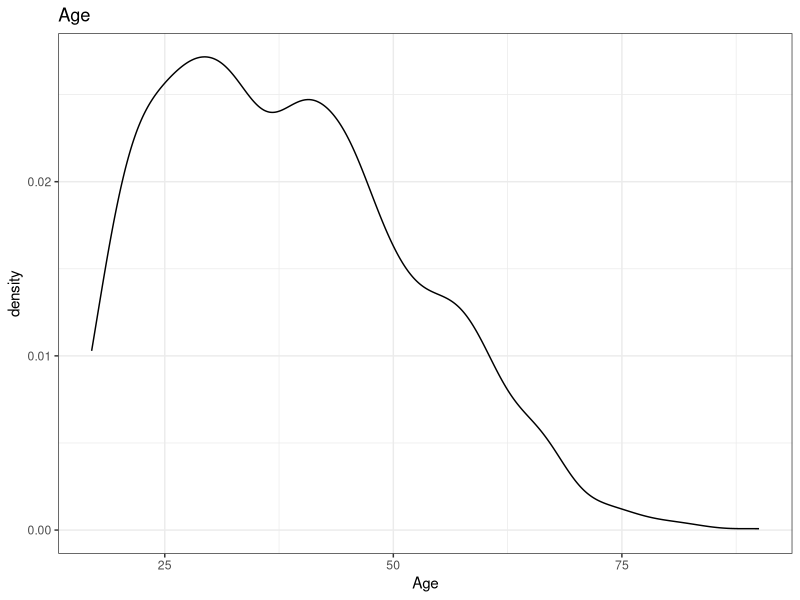
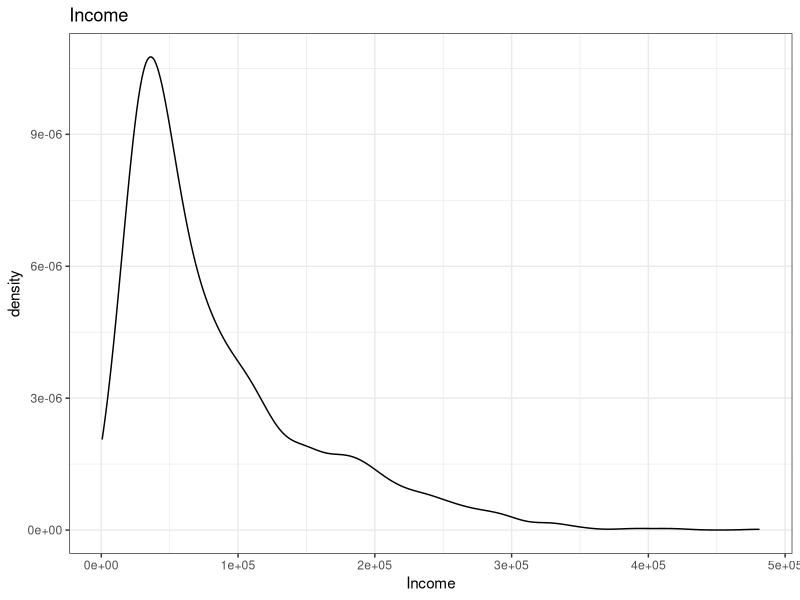
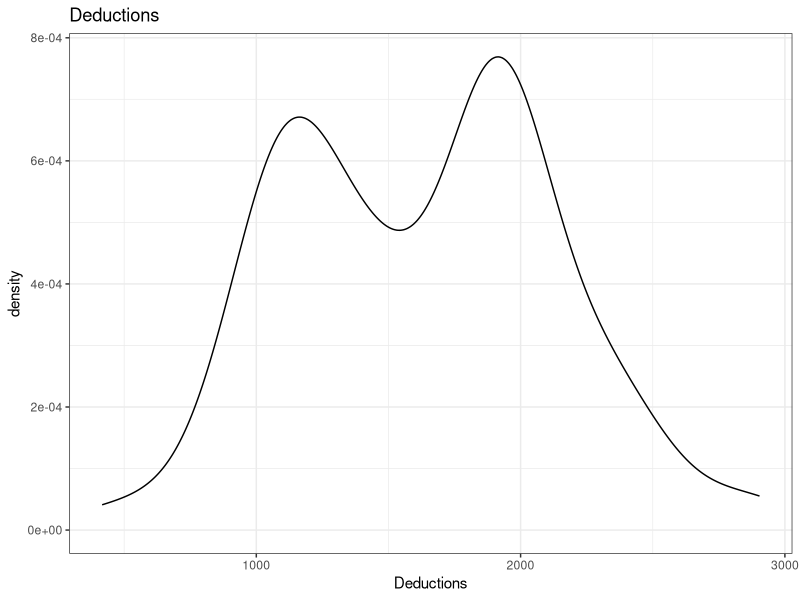
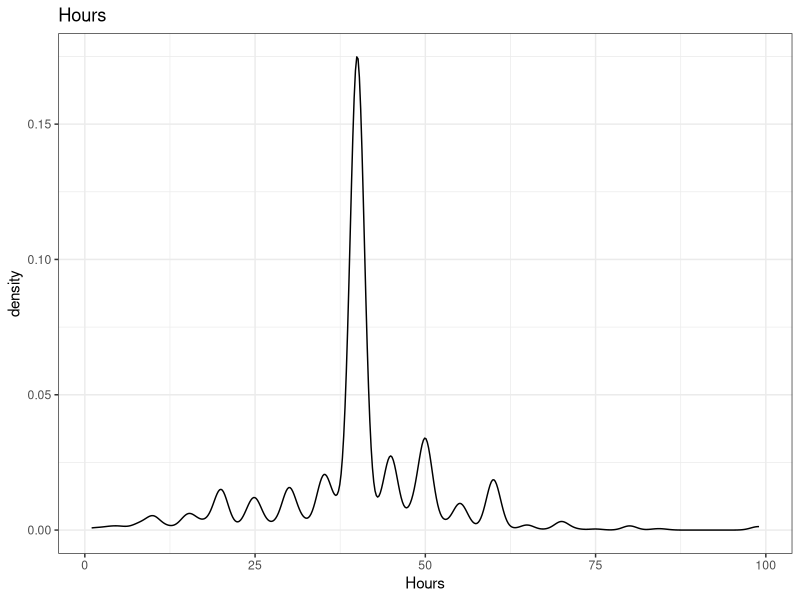
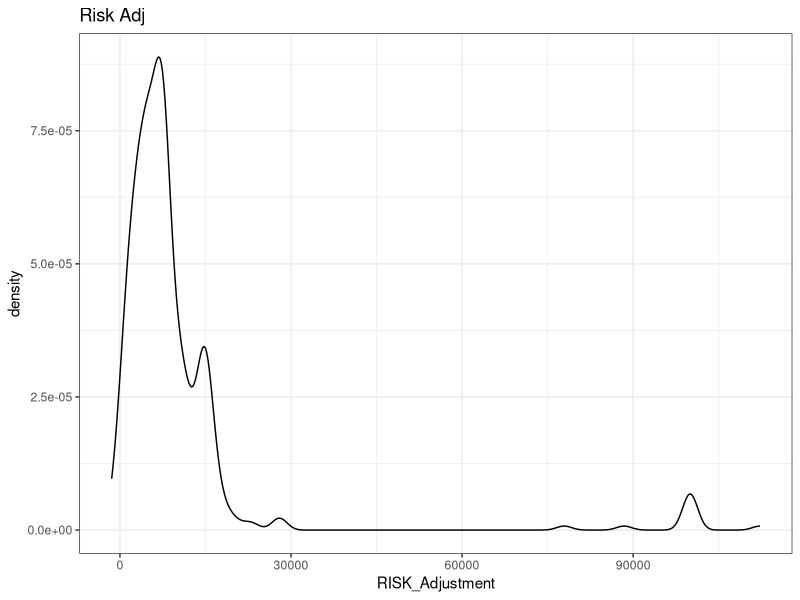

Here is the R script that generated these plots, in order: (Note: this script raises an error after producing the figures.)
## ---- chunk 1
# This chunk can include things you need for the rest of the document
library('ggplot2') ## most of the time you will need ggplot
theme_set(theme_bw()) # change the default ggplot theme to black-and-white
knitr::opts_chunk$set(
  echo=T, ## show your R code chunk
  message = F, ## hide the message
  warning = F, ## hide the warning
  autodep = T ## make sure your separate code chunks can find the dependencies (from other code chunk)
)
## ---- chunk 2
## YOUR CODE HERE
audit <- read.csv("audit.csv")
## ---- chunk 3
## YOUR CODE HERE
Deductions_No0 <- subset(audit, subset=Deductions!=0)

Risk_Ajd_No0 <- subset(audit, subset=RISK_Adjustment!=0)

statTable = matrix(
  c(mean(audit$Age),median(audit$Age),quantile(audit$Age, probs = 0.25),quantile(audit$Age, probs = 0.75),sd(audit$Age),
    mean(audit$Income),median(audit$Income),quantile(audit$Income, probs = 0.25),quantile(audit$Income, probs = 0.75),sd(audit$Income),
    mean(Deductions_No0$Deductions),median(Deductions_No0$Deductions),quantile(Deductions_No0$Deductions, probs = 0.25),quantile(Deductions_No0$Deductions, probs = 0.75),sd(Deductions_No0$Deductions),
    mean(audit$Hours),median(audit$Hours),quantile(audit$Hours, probs = 0.25),quantile(audit$Hours, probs = 0.75),sd(audit$Hours),
    mean(Risk_Ajd_No0$RISK_Adjustment),median(Risk_Ajd_No0$RISK_Adjustment),quantile(Risk_Ajd_No0$RISK_Adjustment, probs = 0.25),quantile(Risk_Ajd_No0$RISK_Adjustment, probs = 0.75),sd(Risk_Ajd_No0$RISK_Adjustment)),
  nrow = 5,
  ncol = 5,
  byrow = T
)
rownames(statTable) = c("Age", "Income", "Deductions", "Hours", "Risk Adjustment")
colnames(statTable) = c("Mean", "Median", "1st Quartile", "3rd Quartile", "sd")
TableF <- as.table(statTable)
TableF


ggplot(data=audit, aes(x=Age)) +
geom_density() + labs(title="Age")

ggplot(data=audit, aes(x=Income)) +
geom_density() + labs(title="Income")

ggplot(data=Deductions_No0, aes(x=Deductions)) +
geom_density() + labs(title="Deductions")

ggplot(data=audit, aes(x=Hours)) +
geom_density() + labs(title="Hours")

ggplot(data=Risk_Ajd_No0, aes(x=RISK_Adjustment)) +
geom_density() + labs(title="Risk Adj")

Employment_NoNA <- subset(audit, subset=Employment!="NA")
ggplot(data=audit, aes(x=Employment_NoNA)) + geom_histogram(stat = "count", position="dodge") + labs(title="Employment")

ggplot(data=audit, aes(x=Education)) + geom_histogram(stat = "count", position="dodge") + labs(title="Education")

Occupation_NoNA <- subset(audit, subset=Occupation!="NA")
ggplot(data=audit, aes(x=Occupation_NoNA)) + geom_histogram(stat = "count", position="dodge") + labs(title="Occupation")

ggplot(data=audit, aes(x=Marital)) + geom_histogram(stat = "count", position="dodge") + labs(title="Marital")

ggplot(data=audit, aes(x=Gender)) + geom_histogram(stat = "count", position="dodge") + labs(title="Gender")

ggplot(data=audit, aes(x=TARGET_Adjusted)) + geom_histogram(stat = "count", position="dodge") + labs(title="Target Adj")


## ---- chunk 4
## YOUR CODE HERE
library(caret)
library(Metrics)
library(ROCR)
library(epitools)
audit_NoNA <- subset(audit, subset=Employment!="NA")
audit_NoNA <- subset(audit_NoNA, subset=Occupation!="NA")

set.seed(2024)
index <- createDataPartition(audit_NoNA$TARGET_Adjusted, p=.8, list=F, time=1)
train_audit <- audit_NoNA[index,]
test_audit <- audit_NoNA[-index,]

train_audit$TARGET_Adjusted[train_audit$TARGET_Adjusted==1] <- "positive"
train_audit$TARGET_Adjusted[train_audit$TARGET_Adjusted==0] <- "negative"
test_audit$TARGET_Adjusted[test_audit$TARGET_Adjusted==1] <- "positive"
test_audit$TARGET_Adjusted[test_audit$TARGET_Adjusted==0] <- "negative"

train_audit$TARGET_Adjusted <- as.factor(train_audit$TARGET_Adjusted)
test_audit$TARGET_Adjusted <- as.factor(test_audit$TARGET_Adjusted)


ctrl <- trainControl(method = "cv", number = 10)
model <- train(TARGET_Adjusted ~ Age + Income + Deductions + Hours + Gender + Employment + Education + Marital + Occupation, 
               data = train_audit, method = "glm", family = "binomial", trControl = ctrl)

print(model)

summary(model)
varImp(model)
model$resample

predictions <- predict(model, newdata = test_audit)
references <- test_audit$TARGET_Adjusted
confusionMatrix(predictions, references)

Precision <- 267/(267+27)
Recall <- 267/(267+42)
F1 <- 2*Precision*Recall/(Precision+Recall)
Precision
Recall
F1

Pred <- c('negative', 'positive')
Refe <- c('negative', 'positive')
data <- matrix(c(34, 16, 39, 11), nrow=2, ncol=2, byrow=TRUE)
dimnames(data) <- list('Prediction'=Pred, 'Reference'=Refe)

oddsratio(data)
model$finalModel
## ---- chunk 5
## YOUR CODE HERE
set.seed(1)
ctrl <- trainControl(method = "cv", number = 10)
lin_model <- train(RISK_Adjustment ~ poly(Age, degree = 4) + poly(Income ,degree = 1) + poly(Deductions, degree = 2) + poly(Hours, degree = 1) + Gender + Employment + Education + Marital + Occupation, 
               data = audit_NoNA, method = "lm", trControl = ctrl)
print(lin_model)
ggplot(audit_NoNA, aes(sample = RISK_Adjustment))+stat_qq()
summary(lin_model)
varImp(lin_model)
